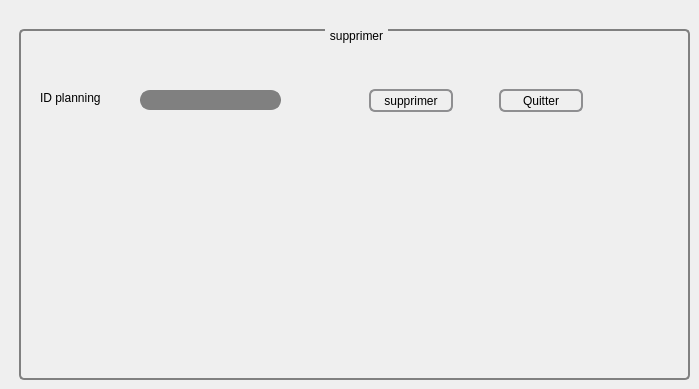
        <widget class="QWidget" name="tab_9">
         <attribute name="title">
          <string>supprimer</string>
         </attribute>
         <widget class="QLabel" name="label_29">
          <property name="geometry">
           <rect>
            <x>40</x>
            <y>90</y>
            <width>71</width>
            <height>16</height>
           </rect>
          </property>
          <property name="styleSheet">
           <string notr="true">font: 25 8pt &quot;Footlight MT Light&quot;;</string>
          </property>
          <property name="text">
           <string>ID planning </string>
          </property>
         </widget>
         <widget class="QLineEdit" name="id_planning_supp">
          <property name="geometry">
           <rect>
            <x>140</x>
            <y>90</y>
            <width>141</width>
            <height>20</height>
           </rect>
          </property>
          <property name="styleSheet">
           <string notr="true">QLineEdit {
    border: 2px solid gray;
    border-radius: 10px;
    padding: 0 8px;
    background: grey;
    selection-background-color: darkgray;
}
</string>
          </property>
         </widget>
         <widget class="QGroupBox" name="groupBox_7">
          <property name="geometry">
           <rect>
            <x>19</x>
            <y>29</y>
            <width>671</width>
            <height>351</height>
           </rect>
          </property>
          <property name="styleSheet">
           <string notr="true">QGroupBox {
    background-color: qlineargradient(x1: 0, y1: 0, x2: 0, y2: 1,
                                      stop: 0 #E0E0E0, stop: 1 #FFFFFF);
    border: 2px solid gray;
    border-radius: 5px;
    margin-top: 1ex; /* leave space at the top for the title */
}

QGroupBox::title {
    subcontrol-origin: margin;
    subcontrol-position: top center; /* position at the top center */
    padding: 0 3px;
    background-color: qlineargradient(x1: 0, y1: 0, x2: 0, y2: 1,
                                      stop: 0 #FF0ECE, stop: 1 #FFFFFF);
}</string>
          </property>
          <property name="title">
           <string>supprimer</string>
          </property>
          <widget class="QPushButton" name="pushButton_9">
           <property name="geometry">
            <rect>
             <x>480</x>
             <y>60</y>
             <width>84</width>
             <height>23</height>
            </rect>
           </property>
           <property name="styleSheet">
            <string notr="true">QPushButton {
    border: 2px solid #8f8f91;
    border-radius: 6px;
    background-color: qlineargradient(x1: 0, y1: 0, x2: 0, y2: 1,
                                      stop: 0 #f6f7fa, stop: 1 #dadbde);
    min-width: 80px;
}

QPushButton:pressed {
    background-color: qlineargradient(x1: 0, y1: 0, x2: 0, y2: 1,
                                      stop: 0 #dadbde, stop: 1 #f6f7fa);
}

QPushButton:flat {
    border: none; /* no border for a flat push button */
}

QPushButton:default {
    border-color: navy; /* make the default button prominent */
}</string>
           </property>
           <property name="text">
            <string>Quitter</string>
           </property>
           <property name="icon">
            <iconset resource="images.qrc">
             <normaloff>:/Downloads/quitter.png</normaloff>:/Downloads/quitter.png</iconset>
           </property>
          </widget>
          <widget class="QPushButton" name="supprimer_cavalier">
           <property name="geometry">
            <rect>
             <x>350</x>
             <y>60</y>
             <width>84</width>
             <height>23</height>
            </rect>
           </property>
           <property name="styleSheet">
            <string notr="true">QPushButton {
    border: 2px solid #8f8f91;
    border-radius: 6px;
    background-color: qlineargradient(x1: 0, y1: 0, x2: 0, y2: 1,
                                      stop: 0 #f6f7fa, stop: 1 #dadbde);
    min-width: 80px;
}

QPushButton:pressed {
    background-color: qlineargradient(x1: 0, y1: 0, x2: 0, y2: 1,
                                      stop: 0 #dadbde, stop: 1 #f6f7fa);
}

QPushButton:flat {
    border: none; /* no border for a flat push button */
}

QPushButton:default {
    border-color: navy; /* make the default button prominent */
}</string>
           </property>
           <property name="text">
            <string>supprimer</string>
           </property>
           <property name="icon">
            <iconset resource="images.qrc">
             <normaloff>:/Downloads/delete.png</normaloff>:/Downloads/delete.png</iconset>
           </property>
          </widget>
         </widget>
         <zorder>groupBox_7</zorder>
         <zorder>label_29</zorder>
         <zorder>id_planning_supp</zorder>
        </widget>
